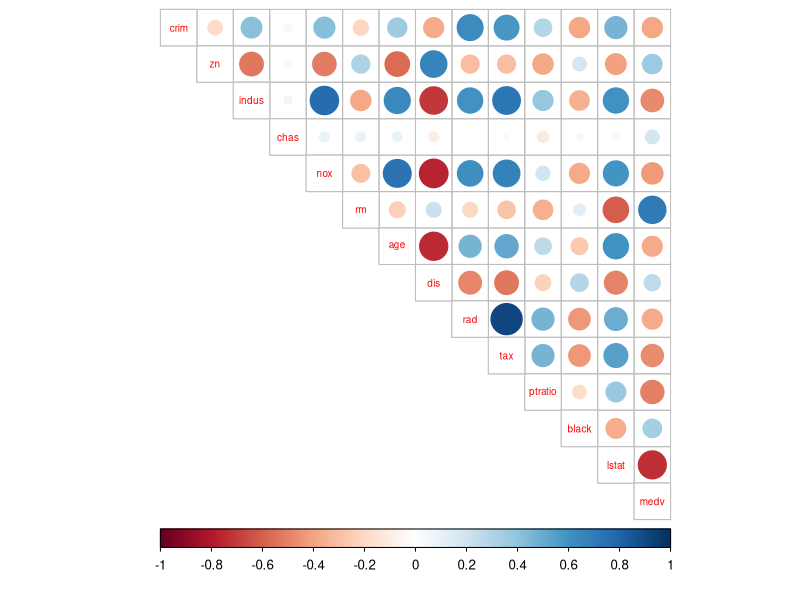
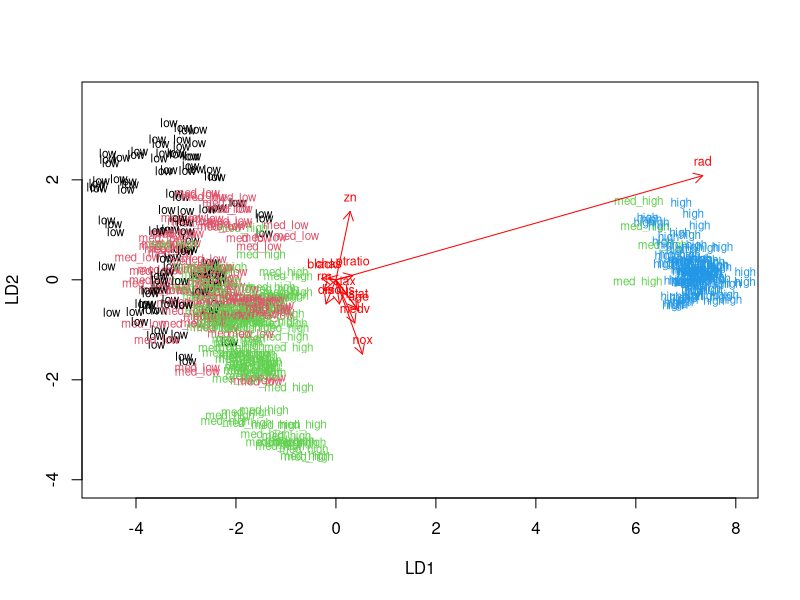
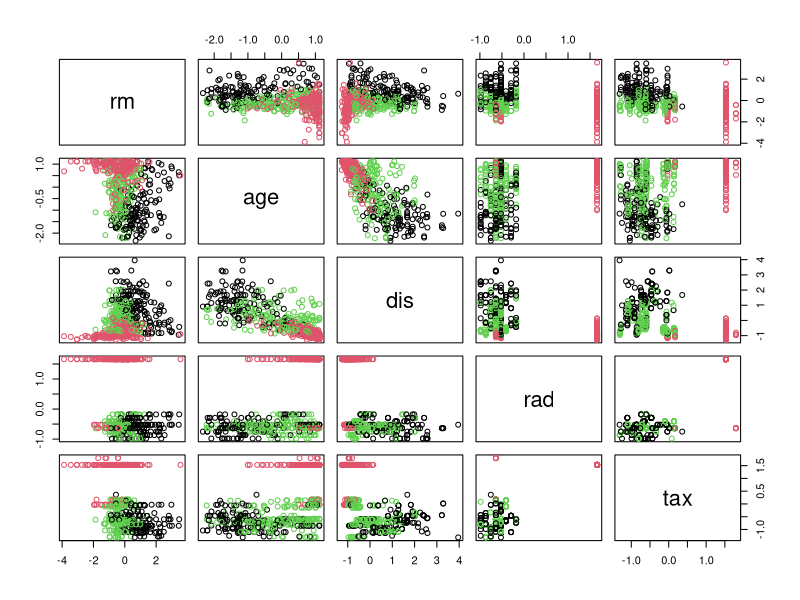
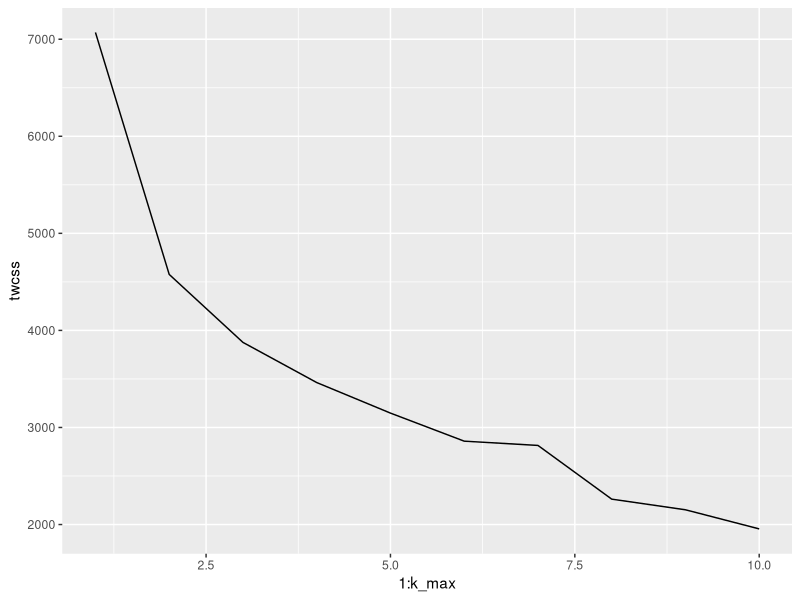
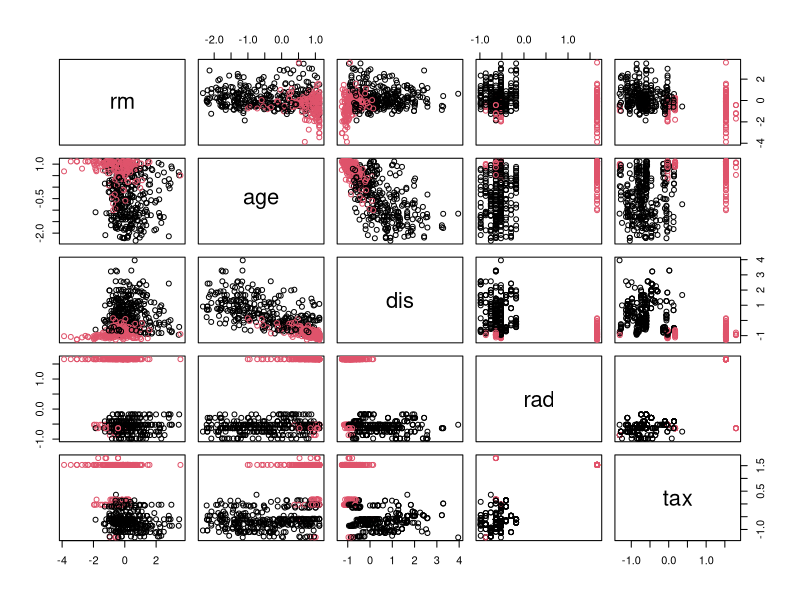

Write R code to recreate these figures, in order.
## ---- chunk 1
date()
## ---- chunk 2
library(dplyr)
library(ggplot2)
library(tidyr)
library(boot)
library(MASS)
library(corrplot)

# load the data
data(Boston)
head(Boston)

dim(Boston)

## ---- chunk 3
summary(Boston)
## ---- chunk 4

# calculate the correlation matrix and round it
cor_matrix <- cor(Boston) %>% round(digits = 2)

cor_matrix

# visualize the correlation matrix
corrplot(cor_matrix, method="circle", type="upper", cl.pos="b", tl.pos="d", tl.cex = 0.6)
## ---- chunk 5

#centre and standardize variables
boston_scaled <- scale(Boston)

summary(boston_scaled)

boston_scaled <- as.data.frame(boston_scaled)

## ---- chunk 6

# create a quantile vector of crim and print it
bins <- quantile(boston_scaled$crim)

crime <- cut(boston_scaled$crim, breaks = bins, include.lowest = TRUE, labels = c("low","med_low","med_high","high"))

# removing the old crime rate variable
boston_scaled <- dplyr::select(boston_scaled, -crim)

# adding the new categorized crime rate variable to the standardized dataset
boston_scaled <- data.frame(boston_scaled, crime)

# number of rows 
n <- nrow(boston_scaled)

# choosing randomly 80% of the rows
ind <- sample(n,  size = n * 0.8)

# creating the train set
train <- boston_scaled[ind,]

# ... and the test set 
test <- boston_scaled[-ind,]

## ---- chunk 7
# linear discriminant analysis
lda.fit <- lda(crime ~ ., data = train)

# print the lda.fit object
lda.fit
## ---- chunk 8
# making arrows
lda.arrows <- function(x, myscale = 1, arrow_heads = 0.1, color = "red", tex = 0.75, choices = c(1,2)){
  heads <- coef(x)
  arrows(x0 = 0, y0 = 0, 
         x1 = myscale * heads[,choices[1]], 
         y1 = myscale * heads[,choices[2]], col=color, length = arrow_heads)
  text(myscale * heads[,choices], labels = row.names(heads), 
       cex = tex, col=color, pos=3)
}

# target classes as numeric
classes <- as.numeric(train$crime)

# plotting the results with arrows
plot(lda.fit, dimen = 2,col = classes, pch = classes)
lda.arrows(lda.fit, myscale = 2)

## ---- chunk 9
# saving the correct classes from test data
correct_classes <- test$crime

# lastly remove the crime variable from test data
test <- dplyr::select(test, -crime)
## ---- chunk 10
lda.pred <- predict(lda.fit, newdata = test)

table(correct = correct_classes, predicted = lda.pred$class)
## ---- chunk 11
data('Boston')
boston_scaled2 <- scale(Boston)
#making the data frame out of the data
boston_scaled2 <- as.data.frame(boston_scaled2)

#calculating euclidean distance matrix
dist_eu <- dist(boston_scaled2)
summary(dist_eu)

## ---- chunk 12
km <-kmeans(boston_scaled2, centers = 3)

# plot the Boston dataset with clusters
pairs(boston_scaled2[6:10], col = km$cluster)

## ---- chunk 13
#finding the optimal number of clusters:
set.seed(123)
# determine the number of clusters
k_max <- 10
# calculate the total within sum of squares
twcss <- sapply(1:k_max, function(k){kmeans(boston_scaled2, k)$tot.withinss})
# visualize the results
qplot(x = 1:k_max, y = twcss, geom = 'line')
## ---- chunk 14
km <-kmeans(boston_scaled2, centers = 2)

# plot the Boston dataset with clusters
pairs(boston_scaled2[6:10], col = km$cluster)
